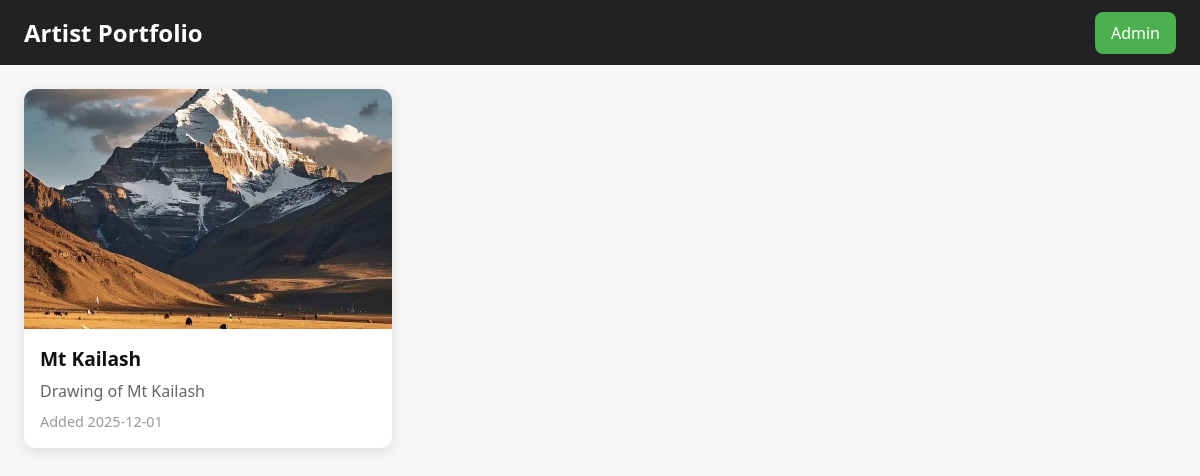
The page / on the database its author committed.
### tables this page shows
CREATE TABLE works (
        id INTEGER PRIMARY KEY AUTOINCREMENT,
        title TEXT NOT NULL,
        description TEXT,
        filename TEXT NOT NULL UNIQUE,
        created_at TEXT NOT NULL
    );

### runveer.py (the view)
@app.route('/')
def index():
    db = get_db()
    cur = db.execute('SELECT * FROM works ORDER BY created_at DESC')
    works = cur.fetchall()
    theme_url = get_theme_url()
    return render_template('index.html', works=works, theme_url=theme_url)

### runveer.py (called while the page is built)
def get_theme_settings():
    settings_file = BASE_DIR / 'theme_settings.json'
    default_settings = {
        'theme_type': 'predefined',
        'theme_value': 'default',
        'custom_theme_file': ''
    }
    if settings_file.exists():
        try:
            with open(settings_file, 'r') as f:
                return json.load(f)
        except:
            return default_settings
    return default_settings

def get_theme_url():
    theme_settings = get_theme_settings()
    if theme_settings['theme_type'] == 'custom' and theme_settings['custom_theme_file']:
        return f"/static/themes/{theme_settings['custom_theme_file']}"
    else:
        theme_name = theme_settings['theme_value']
        return f"/static/themes/{PREDEFINED_THEMES[theme_name]['file']}"

def get_db():
    db = getattr(g, '_database', None)
    if db is None:
        conn = sqlite3.connect(str(DB_PATH))
        conn.row_factory = sqlite3.Row
        db = g._database = conn
    return db

@app.teardown_appcontext
def close_connection(exception):
    db = getattr(g, '_database', None)
    if db is not None:
        db.close()

### templates/index.html (shortened to what this page needs)
<!doctype html>
<html>
  <head>
  </head>
  <body>
    <header>
      <h1>Artist Portfolio</h1>
      <div>
        <a class="button" href="/admin">Admin</a>
      </div>
    </header>
    <main>
      {% if works %}
      <div class="grid">
        {% for work in works %}
        <article class="card">
          <img src="/static/uploads/{{ work.filename }}" alt="{{ work.title }}" loading="lazy">
          <div class="meta">
            <h3>{{ work.title }}</h3>
            <p>{{ work.description or '' }}</p>
            <small>Added {{ work.created_at[:10] }}</small>
          </div>
        </article>
        {% endfor %}
      </div>
      {% else %}
      <div class="empty-state">
        <h2>No artwork yet</h2>
        <p>Check back soon for new additions to the portfolio.</p>
      </div>
      {% endif %}
    </main>
  </body>
</html>

### templates/index.html (style rules this page uses)
body { font-family:system-ui, sans-serif; background:#f6f6f6; color:#111; margin:0 }
.grid { display:grid;grid-template-columns:repeat(auto-fill,minmax(280px,1fr));gap:24px;padding:24px;max-width:1400px;margin:0 auto }
.card { background:#fff;border-radius:12px;box-shadow:0 4px 12px rgba(0,0,0,.1);overflow:hidden;transition:transform 0.2s, box-shadow 0.2s }
.card img { width:100%;height:240px;object-fit:cover;display:block }
.meta { padding:16px }
.meta h3 { margin:0 0 8px 0;font-size:1.2em }
.meta p { color:#666;margin:0 0 8px 0;line-height:1.4 }
.meta small { color:#999;font-size:0.9em }
header { display:flex;align-items:center;justify-content:space-between;padding:16px 24px;background:#222;color:#fff }
header h1 { margin:0;font-size:1.5em }
a.button { background:#4CAF50;color:#fff;padding:10px 16px;border-radius:8px;text-decoration:none;font-weight:500;transition:background 0.2s }

### rows shown on the page
works: filename (picture), title "Mt Kailash", description "Drawing of Mt Kailash", created_at "2025-12-01"
